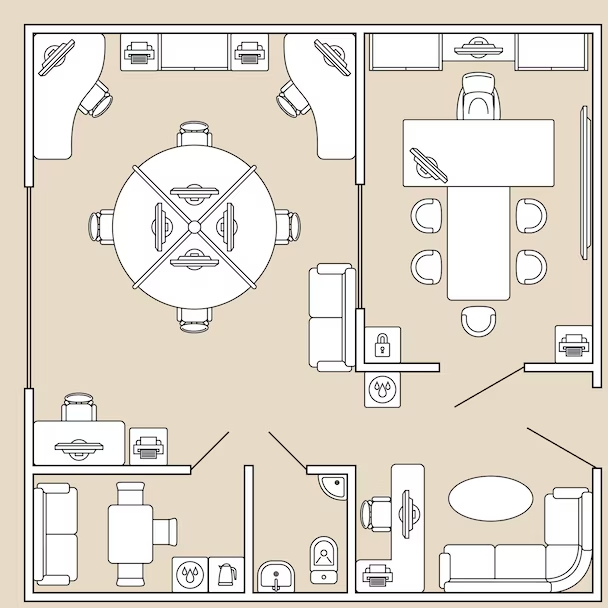

Rendered tile map (Tiled .tmx) drawn with the repository's tilesets; below, a short description and the full map source, tile grids included:
An orthogonal 19x19 tile map with 32x32 px tiles, 1 tile layer (tiled_layer) and 14 objects.

<map version="1.10" tiledversion="1.11.2" orientation="orthogonal" renderorder="right-down" width="19" height="19" tilewidth="32" tileheight="32" infinite="0" nextlayerid="3" nextobjectid="16">
 <tileset firstgid="1" source="map.tsx" />
 <layer id="1" name="tiled_layer" width="19" height="19">
  <data encoding="csv">
1,2,3,4,5,6,7,8,9,10,11,12,13,14,15,16,17,18,19,
20,21,22,23,24,25,26,27,28,29,30,31,32,33,34,35,36,37,38,
39,40,41,42,43,44,45,46,47,48,49,50,51,52,53,54,55,56,57,
58,59,60,61,62,63,64,65,66,67,68,69,70,71,72,73,74,75,76,
77,78,79,80,81,82,83,84,85,86,87,88,89,90,91,92,93,94,95,
96,97,98,99,100,101,102,103,104,105,106,107,108,109,110,111,112,113,114,
115,116,117,118,119,120,121,122,123,124,125,126,127,128,129,130,131,132,133,
134,135,136,137,138,139,140,141,142,143,144,145,146,147,148,149,150,151,152,
153,154,155,156,157,158,159,160,161,162,163,164,165,166,167,168,169,170,171,
172,173,174,175,176,177,178,179,180,181,182,183,184,185,186,187,188,189,190,
191,192,193,194,195,196,197,198,199,200,201,202,203,204,205,206,207,208,209,
210,211,212,213,214,215,216,217,218,219,220,221,222,223,224,225,226,227,228,
229,230,231,232,233,234,235,236,237,238,239,240,241,242,243,244,245,246,247,
248,249,250,251,252,253,254,255,256,257,258,259,260,261,262,263,264,265,266,
267,268,269,270,271,272,273,274,275,276,277,278,279,280,281,282,283,284,285,
286,287,288,289,290,291,292,293,294,295,296,297,298,299,300,301,302,303,304,
305,306,307,308,309,310,311,312,313,314,315,316,317,318,319,320,321,322,323,
324,325,326,327,328,329,330,331,332,333,334,335,336,337,338,339,340,341,342,
343,344,345,346,347,348,349,350,351,352,353,354,355,356,357,358,359,360,361
</data>
 </layer>
 <objectgroup id="2" name="walls">
  <object id="1" x="20.1942" y="29.5146" width="10.8738" height="153.786" />
  <object id="2" x="18.6408" y="23.301" width="584.078" height="9.32039" />
  <object id="3" x="347.961" y="24.8544" width="18.6408" height="163.107" />
  <object id="4" x="585.631" y="23.301" width="17.0874" height="366.602" />
  <object id="5" x="518.835" y="355.728" width="86.9903" height="20.1942" />
  <object id="6" x="587.184" y="464.466" width="18.6408" height="141.359" />
  <object id="7" x="23.301" y="588.738" width="587.184" height="18.6408" />
  <object id="8" x="304.466" y="459.806" width="54.3689" height="15.534" />
  <object id="9" x="346.408" y="456.699" width="10.8738" height="142.913" />
  <object id="10" x="244.117" y="466.252" width="10.6408" height="130.252" />
  <object id="11" x="23.301" y="459.806" width="165.76" height="13.9806" />
  <object id="12" x="10.8738" y="386.796" width="23.301" height="217.476" />
  <object id="13" x="356.182" y="309.133" width="10.4207" height="66.7896" />
  <object id="14" x="354.634" y="360.388" width="83.424" height="13.9806" />
 </objectgroup>
</map>
